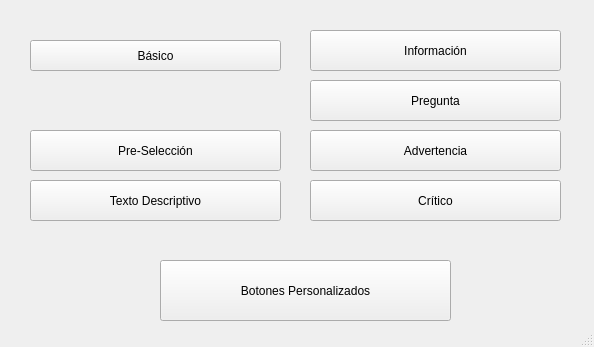
<?xml version="1.0" encoding="UTF-8"?>
<ui version="4.0">
 <class>MainWindow</class>
 <widget class="QMainWindow" name="MainWindow">
  <property name="geometry">
   <rect>
    <x>0</x>
    <y>0</y>
    <width>594</width>
    <height>347</height>
   </rect>
  </property>
  <property name="windowTitle">
   <string>MainWindow</string>
  </property>
  <widget class="QWidget" name="centralwidget">
   <widget class="QPushButton" name="btn_basico">
    <property name="geometry">
     <rect>
      <x>30</x>
      <y>40</y>
      <width>251</width>
      <height>31</height>
     </rect>
    </property>
    <property name="text">
     <string>Básico</string>
    </property>
   </widget>
   <widget class="QPushButton" name="btn_op_defecto">
    <property name="geometry">
     <rect>
      <x>30</x>
      <y>130</y>
      <width>251</width>
      <height>41</height>
     </rect>
    </property>
    <property name="text">
     <string>Pre-Selección</string>
    </property>
   </widget>
   <widget class="QPushButton" name="btn_texto_detallado">
    <property name="geometry">
     <rect>
      <x>30</x>
      <y>180</y>
      <width>251</width>
      <height>41</height>
     </rect>
    </property>

    <property name="text">
     <string>Texto Descriptivo</string>
    </property>
   </widget>
   <widget class="QPushButton" name="btn_informacion">
    <property name="geometry">
     <rect>
      <x>310</x>
      <y>30</y>
      <width>251</width>
      <height>41</height>
     </rect>
    </property>

    <property name="text">
     <string>Información</string>
    </property>
   </widget>
   <widget class="QPushButton" name="btn_pregunta">
    <property name="geometry">
     <rect>
      <x>310</x>
      <y>80</y>
      <width>251</width>
      <height>41</height>
     </rect>
    </property>

    <property name="text">
     <string>Pregunta</string>
    </property>
   </widget>
   <widget class="QPushButton" name="btn_advertencia">
    <property name="geometry">
     <rect>
      <x>310</x>
      <y>130</y>
      <width>251</width>
      <height>41</height>
     </rect>
    </property>

    <property name="text">
     <string>Advertencia</string>
    </property>
   </widget>
   <widget class="QPushButton" name="btn_critico">
    <property name="geometry">
     <rect>
      <x>310</x>
      <y>180</y>
      <width>251</width>
      <height>41</height>
     </rect>
    </property>

    <property name="text">
     <string>Crítico</string>
    </property>
   </widget>
   <widget class="QPushButton" name="btn_botones_personalizados">
    <property name="geometry">
     <rect>
      <x>160</x>
      <y>260</y>
      <width>291</width>
      <height>61</height>
     </rect>
    </property>

    <property name="text">
     <string>Botones Personalizados</string>
    </property>
   </widget>
  </widget>
  <widget class="QStatusBar" name="statusbar"/>
 </widget>
 <resources/>
 <connections/>
</ui>
